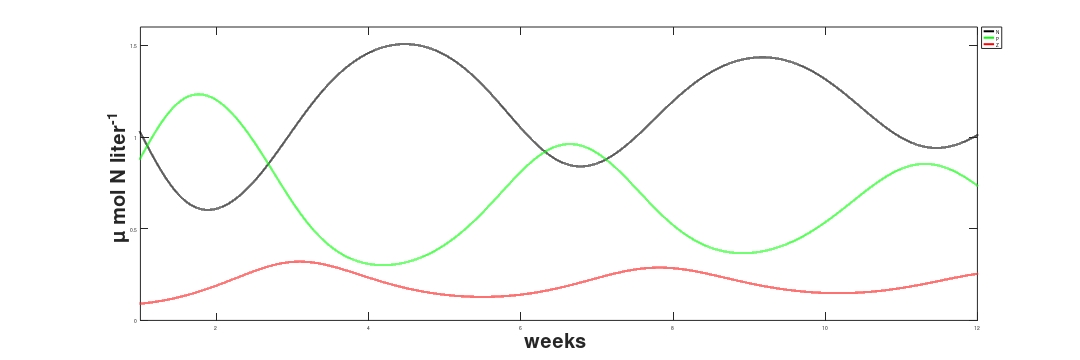

Here is the MATLAB script that generated this plot: (Note: this script raises an error after producing the figure.)
%Program Franks - Similar to Franks et al. (1986)
clear all
ndays=300; nsteps=ndays*4;
%Set up storage vectors for results
Pct=ones(nsteps*ndays,1); Tct=Pct; Nct=Pct; Zct=Pct; 
%Set values of all parameters for standard run
%Daily rates are reduced for small time steps
Vm=0.62./nsteps; m=0.1/nsteps; Rm=1.5/nsteps; d=0.2/nsteps; Mix=0.02/nsteps;
%Try Vm=0.69; try other changes
Gamma=0.3; Ks=1.; Lmda=1.; NatZ=10.6; 
%Set values of starting conditions
NIT=1.6; P=0.3; Z=0.1;  P0=0.; %P0 initially set to zero; try 1.0
ct=0;
%Main loop starts here, one cycle per model day
for i=1:ndays
  %To add autumn mixing use the following statements; make ndays=200.
  %if i>120  Mix=Mix+0.02/nsteps; end
%Subloop to allow nstep time steps per day
    for j=1:nsteps
        ct=ct+1; Tct(ct)=ct/nsteps; 
        Nct(ct)=NIT; Pct(ct)=P; Zct(ct)=Z;
        UPTAKE=Vm*NIT/(Ks+NIT);
        if P>P0 
           Ivlev=Rm*(1-exp(-Lmda*(P-P0)));
        else Ivlev=0.;
        end      
        delP=UPTAKE*P-m*P-Z*Ivlev;
        delZ=Gamma*Z*Ivlev-d*Z;
        delN=-UPTAKE*P+m*P+(1-Gamma)*Z*Ivlev+d*Z;
       %To mix with deeper water and sink some organic matter use the
       %following delN= statement instead: 
       %delN=-UPTAKE*P+0.6*m*P+0.4*(1-Gamma)*Z*Ivlev+0.4*d*Z+Mix*(NatZ-NIT);
       %Calculate new values of P, Z, NIT:
        P=P+delP; Z=Z+delZ; NIT=NIT+delN;
    end
end
figure(1)
set(gcf,'PaperPosition',[1 1 30 10])
clf

plot(Tct(1:end)./7, Nct(1:end),'k','LineWidth',4); hold on;
plot(Tct(1:end)./7, Pct(1:end),'g','LineWidth',4);
plot(Tct(1:end)./7, Zct(1:end),'r','LineWidth',4);
legend('N','P','Z','location','NorthEastOutside')
xlabel('weeks ','fontsize',40,'fontweight','bold')
ylabel('\mu mol N liter^{-1} ','fontsize',40,'fontweight','bold')
%title({'a) N, P and Z concentration','as a fucntion of time (weeks)'},'fontsize',40,'fontweight','bold')
axis([0 12 0 1.6])
set(gca,'XLim',[1 12])
Pd=interp1(Tct,Pct,1:ndays);
r=pcor(Pd,Pd,[0:100]);
set(gca,'fontsize',40,'fontweight','bold','LineWidth',4,'TickLength',[.01 .05],'layer','top')
%print -dpng -r300 npz_eddy

figure(2)
set(gcf,'PaperPosition',[1 1 20 10])
clf
plot(0:100,r,'LineWidth',4)
hold on
line([30 30],[-1.5 1.5],'color','k','LineWidth',4)
axis([0 45 -1.5 1.5])
set(gca,'xtick',[0:5:45])
%title('b) time lagged auto-correlation (days) of P','fontsize',40,'fontweight','bold')
xlabel('days ','fontsize',40,'fontweight','bold')
set(gca,'fontsize',40,'fontweight','bold','LineWidth',4,'TickLength',[.01 .05],'layer','top')
%print -dpng -r300 npz_eddy_auto